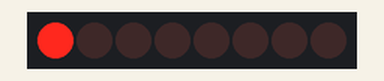
Simulated run of this program. Board: Raspberry Pi (header pin numbers). On the bench: 8 shift-register outputs drawn as a row of LEDs (first output left, lit = HIGH).

Above: at 0.06 s.
At 0.49 s:
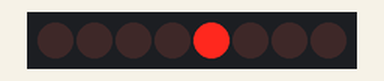
At 0.71 s:
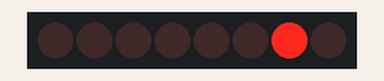
At 1.37 s:
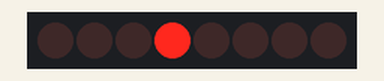
At 2.62 s:
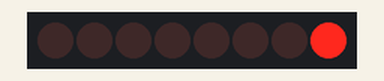
At 3.77 s:
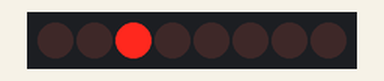
Timing chart, 0 to 4.1 s (numbered marks = the images above):
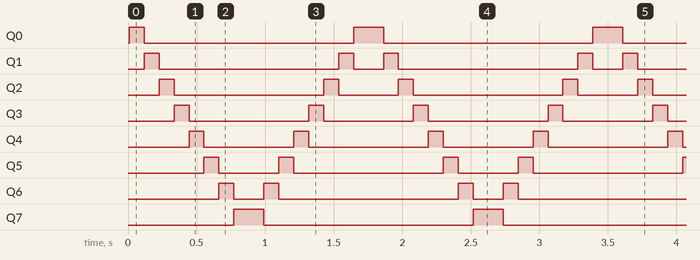

The program:

74hc595.py
```python
##ex17 74hc595 »ç¿ë LEDÁ¦¾î

import RPi.GPIO as GPIO
import time

GPIO.setwarnings(False)

DATA = 16
CLOCK = 18
LATCH = 22

LED0 = [0x01, 0x02, 0x04, 0x08, 0x10, 0x20, 0x40, 0x80]
LED1 = [0x01, 0x03, 0x07, 0x0f, 0x1f, 0x3f, 0x7f, 0xff]
LED2 = [0x01, 0x05, 0x15, 0x55, 0xb5, 0xf5, 0xfb, 0xff]
LED3 = [0x01, 0x03, 0x0b, 0x0f, 0x2f, 0x3f, 0xbf, 0xff]

def setup():
    GPIO.setmode(GPIO.BOARD)
    GPIO.setup(DATA, GPIO.OUT)
    GPIO.setup(CLOCK, GPIO.OUT)
    GPIO.setup(LATCH, GPIO.OUT)
    GPIO.output(DATA, GPIO.LOW)
    GPIO.output(CLOCK, GPIO.LOW)
    GPIO.output(LATCH, GPIO.LOW)

def hc595_in(dat):
    for bit in range(0, 8):
        GPIO.output(DATA, 0x80 & (dat << bit))
        GPIO.output(CLOCK, GPIO.HIGH)
        time.sleep(0.001)
        GPIO.output(CLOCK, GPIO.LOW)

def hc595_out():
    GPIO.output(LATCH, GPIO.HIGH)
    time.sleep(0.001)
    GPIO.output(LATCH, GPIO.LOW)

def loop():
    WhichLeds = LED0 #LED°ª º¯°æµÇ´Â°÷
    while True:
        for i in range(0, len(WhichLeds)):
            hc595_in(WhichLeds[i])
            hc595_out()
            time.sleep(0.1)

        for i in range(len(WhichLeds)-1, -1, -1):
            hc595_in(WhichLeds[i])
            hc595_out()
            time.sleep(0.1)


if __name__ == '__main__':
    setup()
    try:
        loop()
    except KeyboardInterrupt:
        GPIO.cleanup()
```

Measured:
- by itself, Q0: repeats every 1.7 s: LOW 1.5 s, HIGH 0.22 s
- by itself, Q1: repeats every 1.7 s: LOW 1.3 s, HIGH 0.11 s, LOW 0.22 s, HIGH 0.11 s
- by itself, Q2: repeats every 1.7 s: LOW 1.1 s, HIGH 0.11 s, LOW 0.44 s, HIGH 0.11 s
- by itself, Q3: repeats every 1.7 s: LOW 0.87 s, HIGH 0.11 s, LOW 0.65 s, HIGH 0.11 s
- by itself, Q4: repeats every 1.7 s: LOW 0.65 s, HIGH 0.11 s, LOW 0.87 s, HIGH 0.11 s
- by itself, Q5: repeats every 1.7 s: LOW 0.44 s, HIGH 0.11 s, LOW 1.1 s, HIGH 0.11 s
- by itself, Q6: repeats every 1.7 s: LOW 0.22 s, HIGH 0.11 s, LOW 1.3 s, HIGH 0.11 s
- by itself, Q7: alternates HIGH for 0.22 s and LOW for 1.5 s
